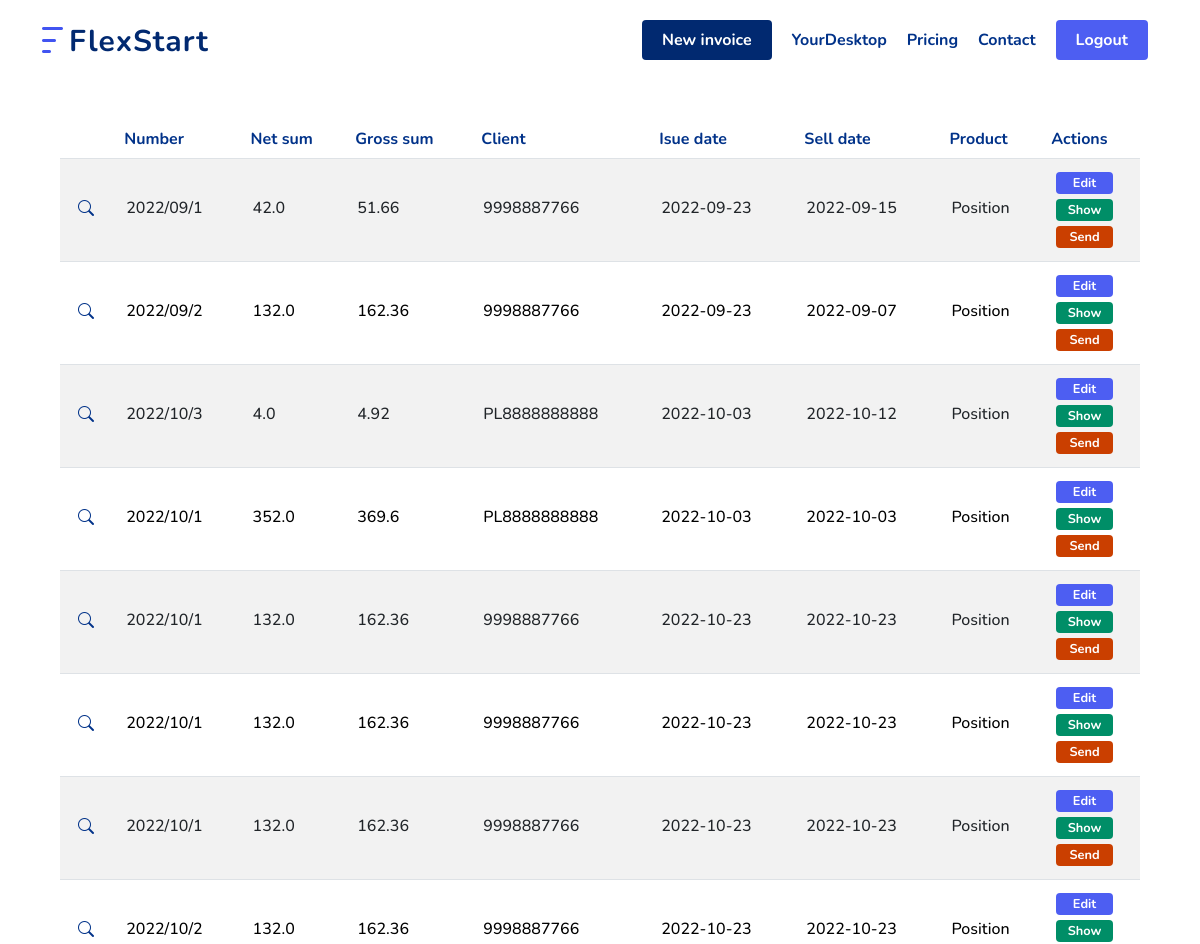
The page /your_invoices (signed in, upper part) on the database as committed earlier.
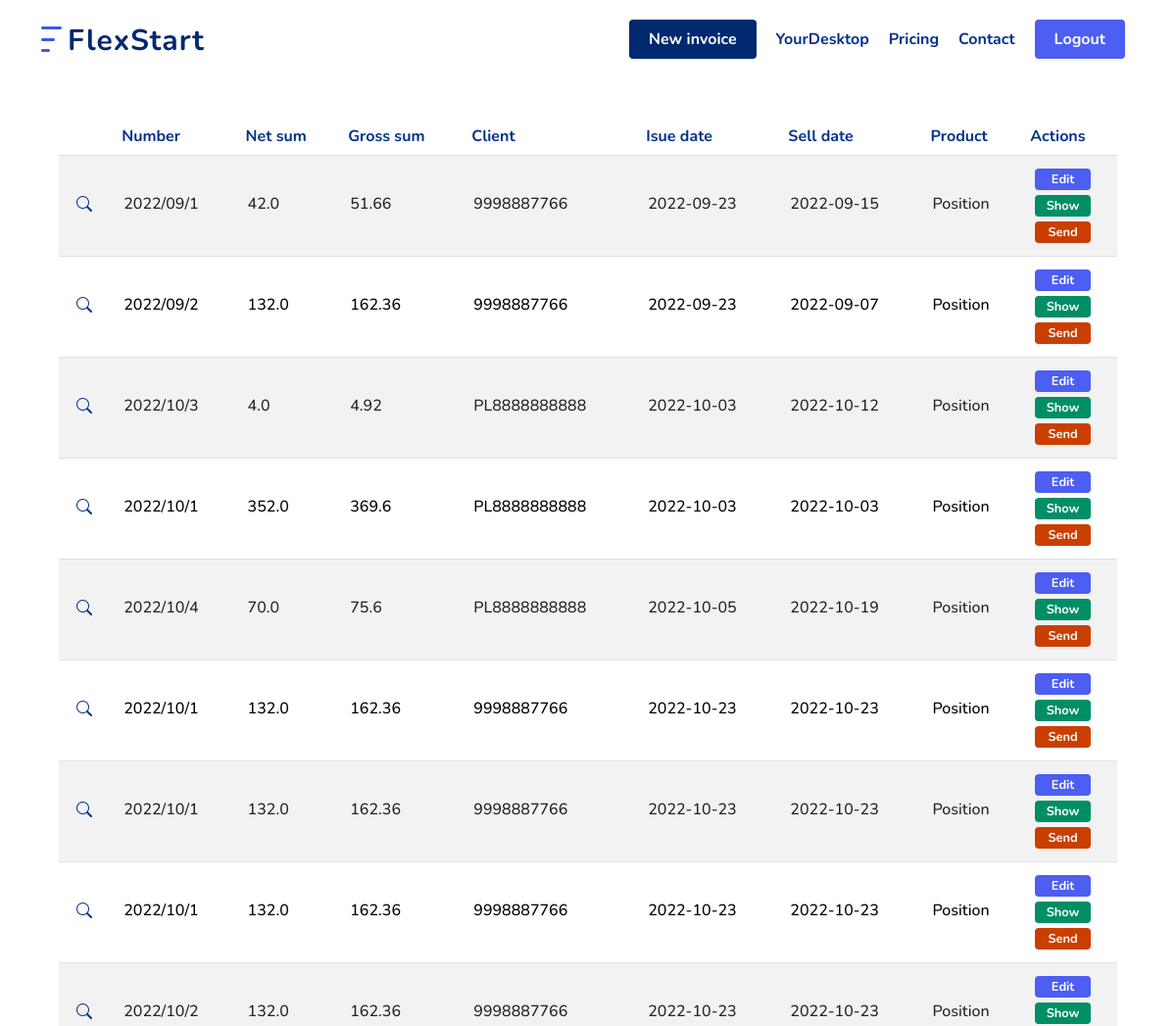
The same page on the database as committed later.
### scripts/database.py (models this page shows)
class Invoice(db.Model, UserMixin, Base):
    __tablename__ = "invoices"
    id = db.Column(db.Integer, primary_key=True)
    amount = db.Column(db.Float, nullable=False)
    invoice_no = db.Column(db.String(250), nullable=False)
    invoice_type = db.Column(db.String(250), nullable=False)
    issue_city = db.Column(db.String(250), nullable=False)
    issue_date = db.Column(db.Date, nullable=False)
    issuer_tax_no = db.Column(db.Integer, nullable=False)
    item = db.Column(db.String(250), nullable=False)
    price_net = db.Column(db.Float, nullable=False)
    recipient_tax_no = db.Column(db.Integer, nullable=False)
    sell_date = db.Column(db.Date, nullable=False)
    sum_gross = db.Column(db.Float, nullable=False)
    sum_net = db.Column(db.Float, nullable=False)
    tax_rate = db.Column(db.Float, nullable=False)
    unit = db.Column(db.String(250), nullable=False)
    issuer_id = Column(Integer, ForeignKey("accounts.id"))
    recipient_id = Column(Integer, ForeignKey("contractors.id"))

### main.py (the view)
@app.route("/your_invoices", methods=["GET", "POST"])
@login_required
def your_invoices():
    if request.method == "POST":
        pass
    else:
        invoices = InvoiceForm.query.order_by(InvoiceForm.issue_date).all()
        return render_template("your_invoices.html", invoices=invoices)
    return render_template("your_invoices.html")

### main.py (called while the page is built)
@login_manager.user_loader
def load_user(email):
    return User.query.get(email)

### templates/your_invoices.html (shortened to what this page needs)
<html>
<head>
    <link href="/static/assets/vendor/bootstrap/css/bootstrap.min.css" rel="stylesheet" media="screen">
    <link href="/static/assets/vendor/aos/aos.css" rel="stylesheet">
    <link href="/static/assets/vendor/bootstrap/css/bootstrap.min.css" rel="stylesheet">
    <link href="/static/assets/vendor/bootstrap-icons/bootstrap-icons.css" rel="stylesheet">
    <link href="/static/assets/vendor/glightbox/css/glightbox.min.css" rel="stylesheet">
    <link href="/static/assets/vendor/remixicon/remixicon.css" rel="stylesheet">
    <link href="/static/assets/vendor/swiper/swiper-bundle.min.css" rel="stylesheet">
    <link href="/static/assets/css/style.css" rel="stylesheet">
</head>
<body>
    <header id="header" class="header fixed-top">
        <div class="container-fluid container-xl d-flex align-items-center justify-content-between">
            <a href="/home" class="logo d-flex align-items-center">
                <img src="/static/assets/img/logo.png" alt="">
                <span>FlexStart</span>
            </a>
            <nav id="navbar" class="navbar">
                <ul>
                    <li><a class="new-invoice scrollto" href="/new_invoice">New invoice</a></li>
                    <li><a class="nav-link scrollto" href="{{ url_for('user') }}">YourDesktop</a></li>
                    <li><a class="nav-link scrollto" href="{{ url_for('home') }}">Pricing</a></li>
                    <li><a class="nav-link scrollto" href="#contact">Contact</a></li>
                    <li><a class="login-logout scrollto" href="{{ url_for('logout') }}">Logout</a></li>
                </ul>
            </nav>
        </div>
    </header>
    <section id="invoices" class="invoices">
        <div id="list_table" class="narrower">
            <div class="table-responsive ">
                <table class="table table-hover table-striped dynamic_columns">
                    <thead>
                        <tr>
                            <th>
                            </th>
                            <th id="number_th">
                                <a href="#" class="table-header"
                                    onclick="$('#order').val('number'); ; $('#form1').submit(); return false;">Number</a>
                            </th>
                            <th>
                                <a href="#" class="table-header"
                                    onclick="$('#order').val('price_net'); ; $('#form1').submit(); return false;">Net
                                    sum</a>
                            </th>
                            <th class="text-right">
                                <a href="#" class="table-header"
                                    onclick="$('#order').val('price_gross'); ; $('#form1').submit(); return false;">Gross
                                    sum</a>
                            </th>
                            <th>
                                <a href="#" class="table-header"
                                    onclick="$('#order').val('buyer_name'); ; $('#form1').submit(); return false;">Client</a>
                            </th>
                            <th>
                                <a href="#" class="table-header"
                                    onclick="$('#order').val('issue_date'); ; $('#form1').submit(); return false;">Isue
                                    date</a>
                            </th>
                            <th>
                                <a href="#" class="table-header"
                                    onclick="$('#order').val('paid_date'); ; $('#form1').submit(); return false;">Sell
                                    date</a>
                            </th>
                            <th>
                                <a href="#" class="table-header"
                                    onclick="$('#order').val('product_cache'); ; $('#form1').submit(); return false;">Product</a>
                            </th>
                            <th>
                                <a class="table-header">
                                    Actions</a>
                            </th>
                        </tr>
                    </thead>
                    <tbody>
                        {% for invoice in invoices %}
                        <tr id="trline174063933">
                            <td class="table-cell-search">
                                <a href="/your_invoices/show/{{ invoice.id }}" target="_blank" class="bi bi-search"></i>
                            </td>
                            <td class="table-cell">{{ invoice.invoice_no }}</td>
                            <td class="table-cell">{{ invoice.sum_net }}</td>
                            <td class="table-cell">{{ invoice.sum_gross }}</td>
                            <td class="table-cell">{{ invoice.recipient_tax_no }}</td>
                            <td class="table-cell">{{ invoice.issue_date }}</td>
                            <td class="table-cell">{{ invoice.sell_date }}</td>
                            <td class="table-cell">{{ invoice.item }}</td>
                            <td class="invoice-action-buttons">
                                <button class="col-lg-12 invoice-action edit">
                                    <a href="/your_invoices/edit/{{ invoice.id }}" target="_blank">Edit</a>
                                </button>
                                <button class="col-lg-12 invoice-action print">
                                    <a href="/your_invoices/show/{{ invoice.id }}" target="_blank">Show</a> </button>
                                <button class="col-lg-12 invoice-action send">
                                    <a href="/your_invoices/send_email/{{ invoice.id }}" target="_blank">Send</a>
                                </button>
                            </td>
                        </tr>
                        {% endfor %}
                    </tbody>
                </table>
            </div>
            <br>
            <br>
        </div>
    </section>
</body>
</html>

### static/assets/css/style.css (style rules this page uses)
:root { scroll-behavior: smooth; }
body { font-family: "Open Sans", sans-serif; color: #444444; }
a { color: #4154f1; text-decoration: none; }
section { padding: 60px 0; overflow: hidden; }
.header { transition: all 0.5s; z-index: 997; padding: 20px 0; }
.header .logo { line-height: 0; }
.header .logo img { max-height: 40px; margin-right: 6px; }
.header .logo span { font-size: 30px; font-weight: 700; letter-spacing: 1px; color: #012970; font-family: "Nunito", sans-serif; margin-top: 3px; }
.navbar { padding: 0; }
.navbar ul { margin: 0; padding: 0; display: flex; list-style: none; align-items: center; }
.navbar li { position: relative; }
.navbar a, .navbar a:focus { display: flex; align-items: center; justify-content: space-between; margin-left: 10px; margin-right: 10px; font-family: "Nunito", sans-serif; font-size: 16px; font-weight: 700; color: #013289; white-space: nowrap; transition: 0.3s; }
.navbar .login-logout, .navbar .login-logout:focus { background: #4d5ef2; padding: 8px 20px; margin-left: 10px; margin-right: 10px; border-radius: 4px; color: #fff; }
.navbar .new-invoice, .navbar .new-invoice:focus { background: #012970; padding: 8px 20px; margin-left: 30px; border-radius: 4px; color: #fff; }
.invoices { margin: 5%; color: rgb(42, 41, 41); }
.invoices .table-header { font-family: "Nunito", sans-serif; font-weight: 700; color: #013289; }
.invoices .table-cell { font-family: "Nunito", sans-serif; font-weight: 500; color: #000; padding-left: 10px; padding-top: 3.5%; }
.invoices .table-cell-search { padding-top: 3.5%; }
.bi-search { color: #013289; padding-left: 10px; }
.invoice-action-buttons { margin-right: 10px; }
.invoice-action { padding: 0px; margin: 5px 5px 5px 5px; border-radius: 4px; width: 70%; height: 50%; color: #fff; text-align: center; border-color: transparent; display: block; transition: 0.3s; }
.invoice-action a { font-family: "Nunito", sans-serif; font-weight: 700; font-size: .8em; color: #fff; }
.edit, .edit:focus { background-color: #4d5ef2; }
.print, .print:focus { background-color: #008E67; }
.send, .send:focus { background-color: #CA3F00; }

Rows that differ between the two databases and show on the page:
added Invoice: invoice_no "2022/10/4", sum_net "70.0", sum_gross "75.6", recipient_tax_no "PL8888888888", issue_date "2022-10-05", sell_date "2022-10-19", item "Position"
